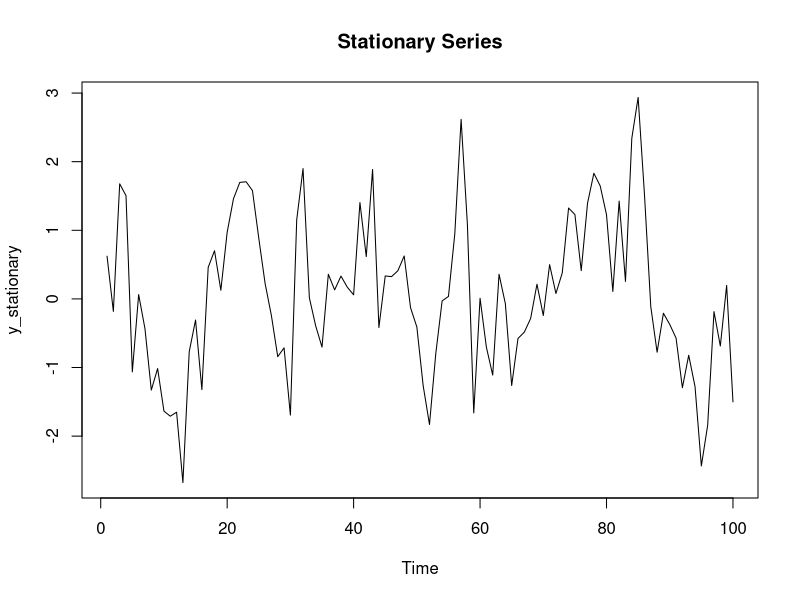
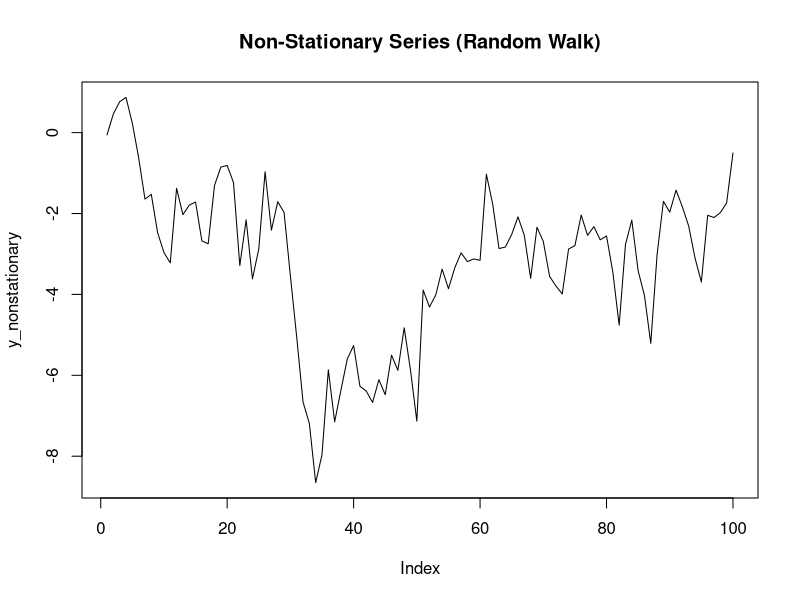
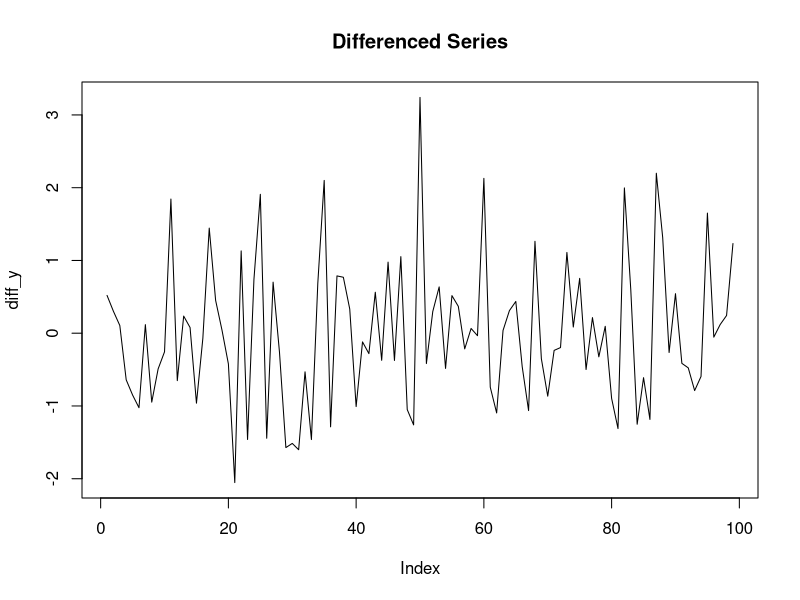

Generate these figures, in order, with R:
install.packages("tseries")
install.packages("urca")

library(tseries)
library(urca)

set.seed(123)
n <- 100
y_stationary <- arima.sim(model = list(ar =0.6), n = n)

plot(y_stationary, main = "Stationary Series")
y_nonstationary <- cumsum(rnorm(n))

plot(y_nonstationary, main = "Non-Stationary Series (Random Walk)",type="l")

adf.test(y_stationary)
# p<0.05, reject null hypothesis of non-stationary: (stationary)
adf.test(y_nonstationary)
# p>0.05, fail to reject null of non-stationary: (non-stationary)

df_test1 <- ur.df(y_nonstationary, type = "drift", lags = 1)
summary(df_test1)
# |tau|<|c.v| :0.3721<3.5: fail to reject null: non-stationary

df_test2 <- ur.df(y_nonstationary, type = "trend", lags = 1)
summary(df_test2)

diff_y <- diff(y_nonstationary)

plot(diff_y, main = "Differenced Series",type="l")

adf.test(diff_y)
##
